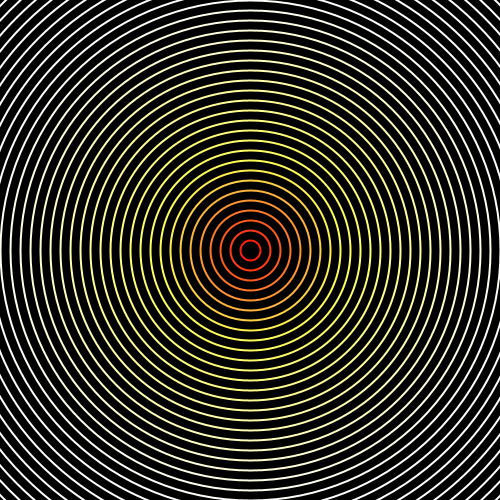
Frame 1 (no input)
Frame 60 (the mouse pressed at the canvas centre just before this capture): identical to frame 1, image omitted
Frame 120 (the mouse held since frame 60 and released just before this capture): identical to frame 1, image omitted

The Processing sketch that drew this single still picture (run headless with seeded random() and noise(); from frame 60 on, the mouse is pressed at the canvas centre):

// Processing sketch: forLoop_circulosConcentricos
// ── forLoop_circulosConcentricos.pde
void setup() {
  size(500, 500);
}

void draw() {
  background(0);
  noFill();
  for(int i=0; i<100; i++){
    strokeWeight(2);
    stroke(255,30*i, 10*i);
    ellipse(250, 250, 20*i , 20*i);
  }  
}
